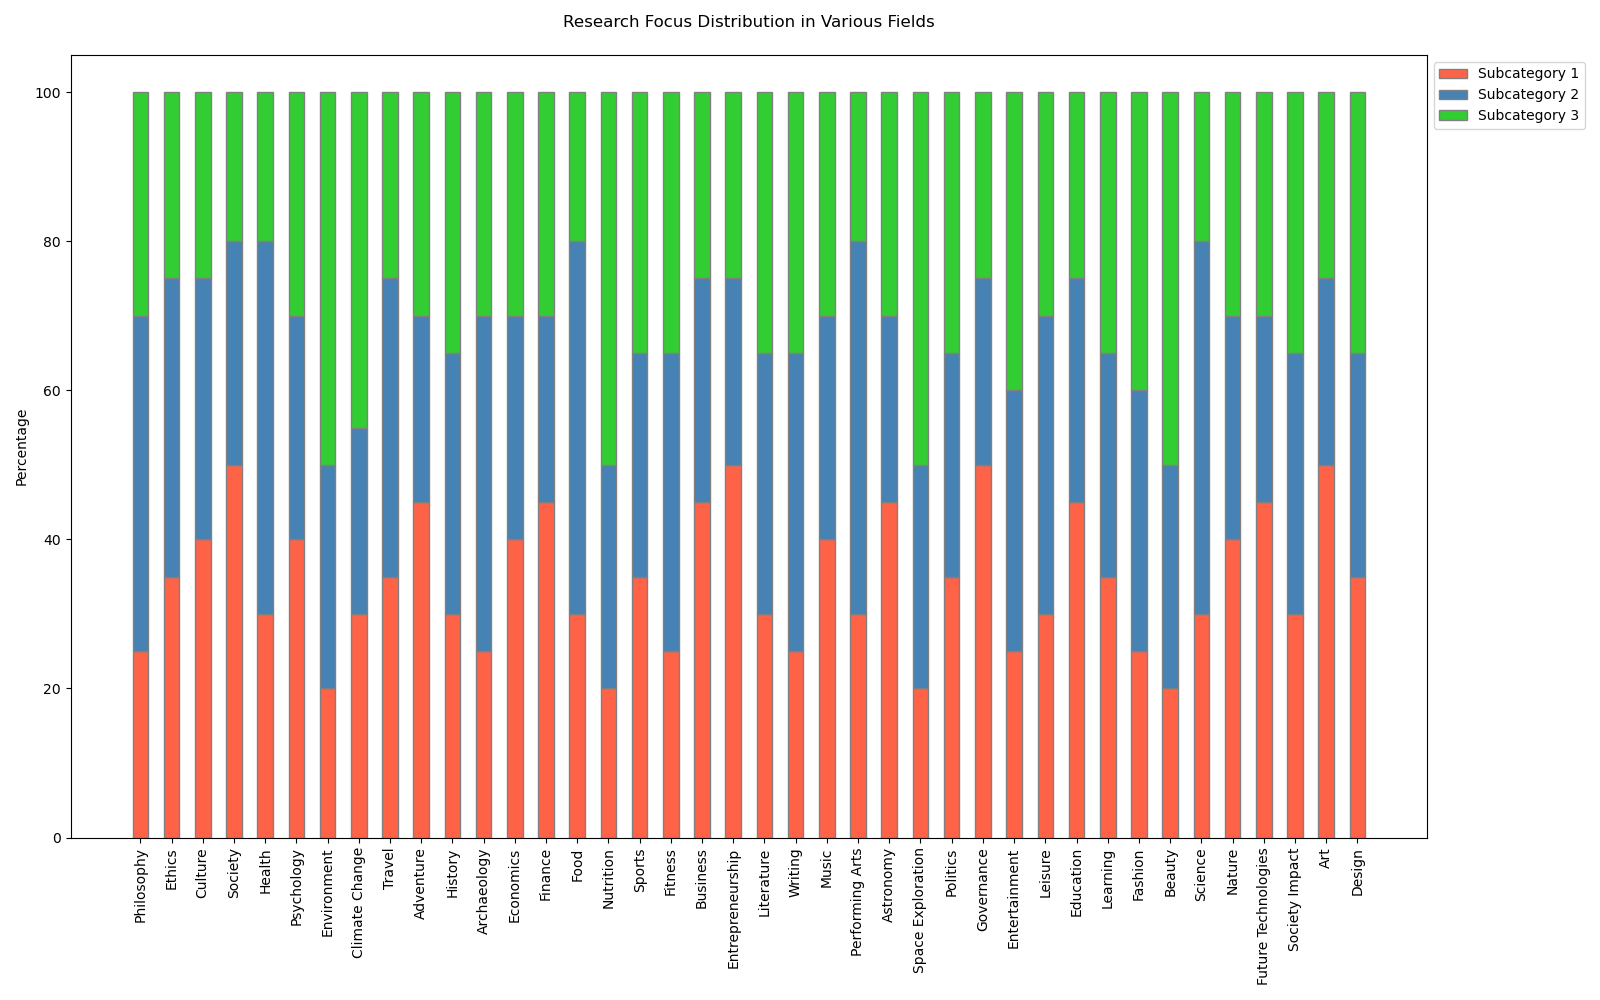

Recreate this plot in Python.

import matplotlib.pyplot as plt
import numpy as np

categories = ['Philosophy', 'Ethics', 'Culture', 'Society', 'Health', 'Psychology', 'Environment', 'Climate Change', 
              'Travel', 'Adventure', 'History', 'Archaeology', 'Economics', 'Finance', 'Food', 'Nutrition', 'Sports', 
              'Fitness', 'Business', 'Entrepreneurship', 'Literature', 'Writing', 'Music', 'Performing Arts', 
              'Astronomy', 'Space Exploration', 'Politics', 'Governance', 'Entertainment', 'Leisure', 'Education', 
              'Learning', 'Fashion', 'Beauty', 'Science', 'Nature', 'Future Technologies', 'Society Impact', 
              'Art', 'Design']

subcategory1 = [25, 35, 40, 50, 30, 40, 20, 30, 35, 45, 30, 25, 40, 45, 30, 20, 35, 25, 45, 50, 30, 25, 40, 30, 45, 
                20, 35, 50, 25, 30, 45, 35, 25, 20, 30, 40, 45, 30, 50, 35]
subcategory2 = [45, 40, 35, 30, 50, 30, 30, 25, 40, 25, 35, 45, 30, 25, 50, 30, 30, 40, 30, 25, 35, 40, 30, 50, 25, 
                30, 30, 25, 35, 40, 30, 30, 35, 30, 50, 30, 25, 35, 25, 30]
subcategory3 = [30, 25, 25, 20, 20, 30, 50, 45, 25, 30, 35, 30, 30, 30, 20, 50, 35, 35, 25, 25, 35, 35, 30, 20, 30, 
                50, 35, 25, 40, 30, 25, 35, 40, 50, 20, 30, 30, 35, 25, 35]

barWidth = 0.5
r = np.arange(len(categories))

fig, ax = plt.subplots(figsize=(16, 10))

ax.bar(r, subcategory1, color='#FF6347', edgecolor='grey', width=barWidth, label='Subcategory 1')
ax.bar(r, subcategory2, bottom=subcategory1, color='#4682B4', edgecolor='grey', width=barWidth, label='Subcategory 2')
ax.bar(r, subcategory3, bottom=np.array(subcategory1) + np.array(subcategory2), color='#32CD32', edgecolor='grey', width=barWidth, label='Subcategory 3')

ax.set_ylabel('Percentage')
ax.set_title('Research Focus Distribution in Various Fields', pad=20)
ax.set_xticks(r)
ax.set_xticklabels(categories, rotation=90)
ax.legend(loc='upper left', bbox_to_anchor=(1, 1))

plt.tight_layout()
plt.show()
